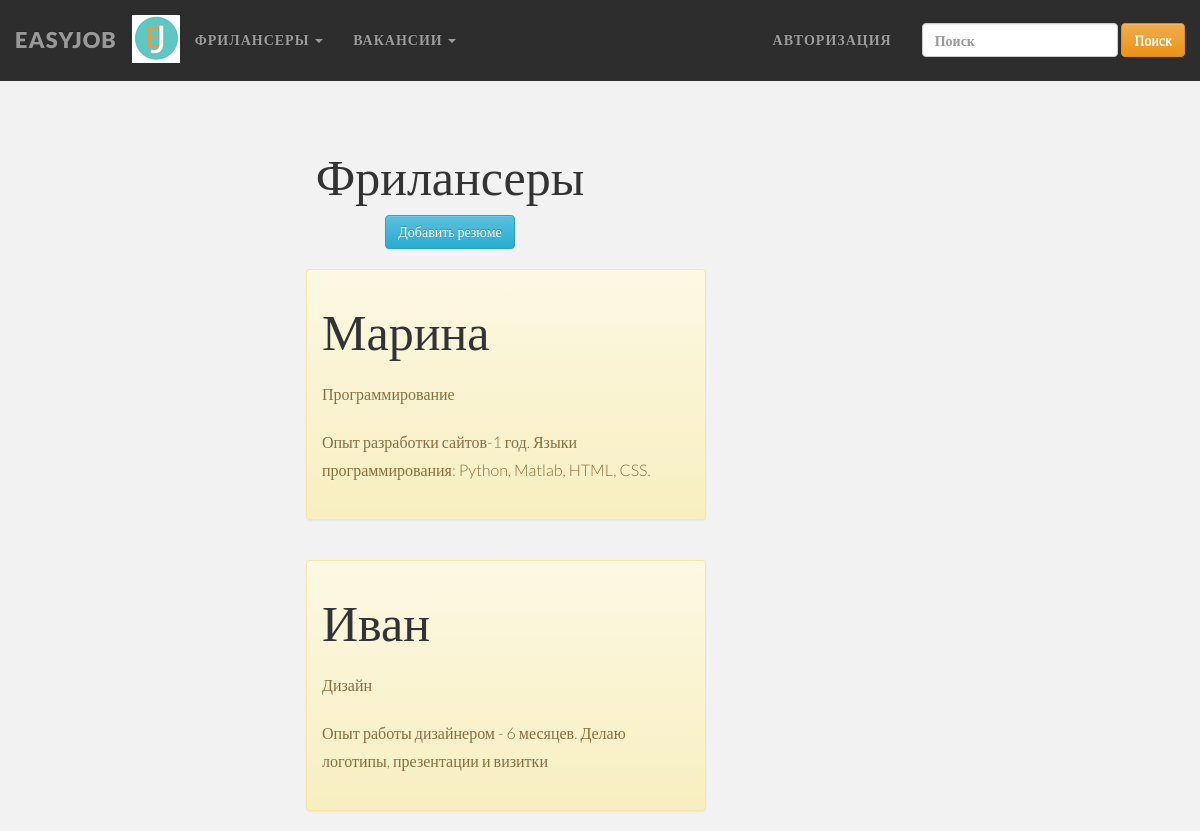
Screenshot of /freelancers/ with the database file from the repository.
### freelancers/models.py (models this page shows, shortened)
class Freelancers(models.Model):
    name_freelance = models.CharField(max_length=50, verbose_name='Имя')
    surname_freelance = models.CharField(max_length=50, verbose_name='Фамилия')
    age_freelance = models.IntegerField(verbose_name='Возраст')
    sphere = models.CharField(max_length=20, verbose_name='Сфера')
    about_freelance = models.TextField(blank=True, verbose_name='О себе', default='')
    time_create = models.DateField(verbose_name='Дата регистрации')
    class Meta:
        verbose_name = 'Фрилансер'
        verbose_name_plural = 'Фрилансеры'

### freelancers/views.py (the view)
# urls.py: path('', views.freelancers_home, name='freelancers_home'),
def freelancers_home(request):
    freelancers = Freelancers.objects.all()
    return render(request, 'freelancers/freelancers.html', {'freelancers': freelancers})

### freelancers/templates/freelancers/freelancers.html (shortened to what this page needs)
{% extends 'mainapp/layout.html' %}
{% load static %}
{% block content %}
<div class="features">
<h1>Фрилансеры</h1>
    <a href="{% url 'add_freelancer' %}"><button class="btn btn-info">Добавить резюме</button></a>
{% if freelancers %}
{% for el in freelancers %}
    <div class="alert alert-warning">
        <h1>{{ el.name_freelance }}</h1>
        <p>{{ el.sphere }}</p>
        <p>{{ el.about_freelance }}</p>
    </div>
{% endfor %}
{% else %}
    <p>Пока нет свободных фрилансеров</p>
{% endif %}
</div>
{% endblock %}

### static/mainapp/css/mainapp.css (style rules this page uses)
body { background-color: #f2f2f2; font-family: "Lato"; font-weight: 300; font-size:16px; color: #555; -webkit-font-smoothing: antialiased; -webkit-overflow-scrolling: touch; margin-top:30px; }
h1,h2,h3,h4,h5,h6 { font-family: "Raleway"; font-weight: 300; color: #333; }
p { line-height: 28px; margin-bottom: 25px; }
a { color: #f85c37; }
main .features { float:left; color: white; margin-top: 100px; text-align: center; width: 75%; }
main .features h1 { font-size: 50px; }
main .features p { max-width: 400px; margin: 20px auto }
.alert-warning { float: left; clear: both; width: 400px; margin: 20px 34%; text-align: left; }

### rows the page displays
Freelancers: name_freelance "Марина", sphere "Программирование", about_freelance "Опыт разработки сайтов-1 год. Языки программирования: Python, Matlab, HTML, CSS."
Freelancers: name_freelance "Иван", sphere "Дизайн", about_freelance "Опыт работы дизайнером - 6 месяцев. Делаю логотипы, презентации и визитки"
